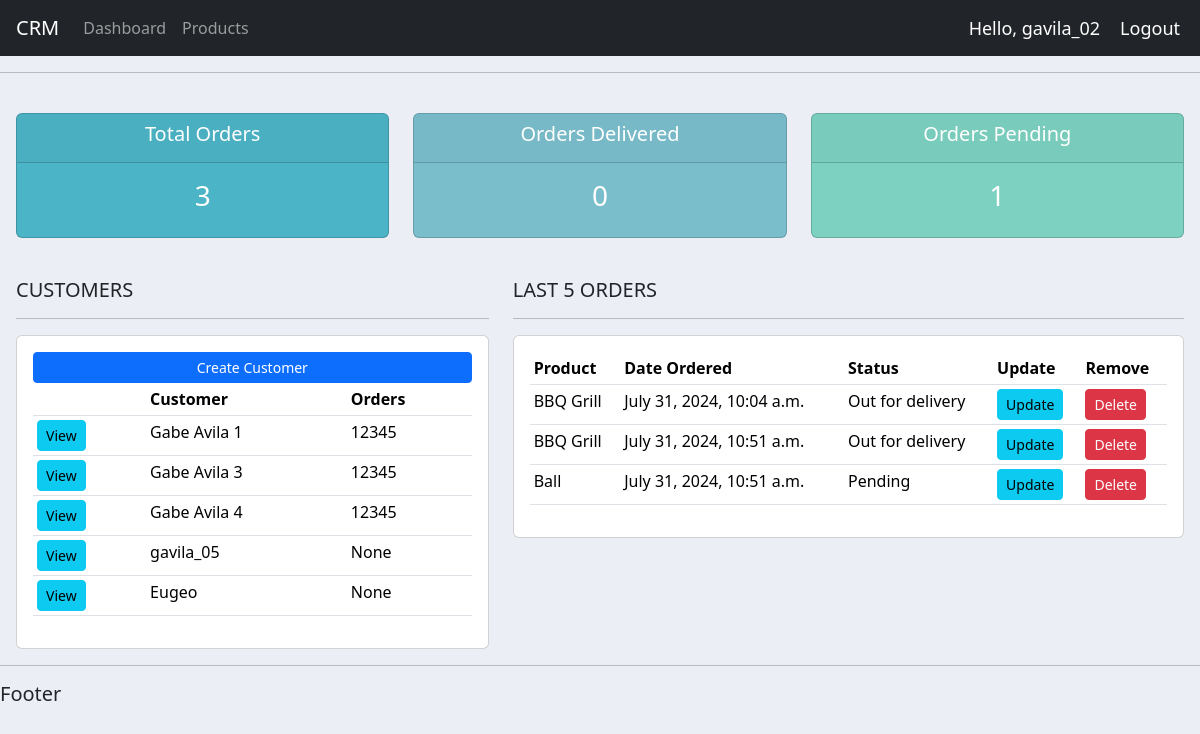
The app's page / (signed in) with its own data.
### accounts/models.py (models this page shows, shortened)
class Customer(models.Model):
    user = models.OneToOneField(User, null=True, blank=True, on_delete=models.CASCADE)
    name = models.CharField(max_length=64, null=True)
    phone = models.CharField(max_length=64, null=True)
    email = models.CharField(max_length=64, null=True)
    profile_pic = models.ImageField(default="pfp.png", null=True, blank=True)
    date_created = models.DateTimeField(auto_now_add=True, null=True)

class Order(models.Model):
    STATUS = (
        ('Pending', 'Pending'),
        ('Out for delivery', 'Out for delivery'),
        ('Delivered', 'Delivered')
    )
    customer = models.ForeignKey(Customer, null=True, on_delete=models.SET_NULL, related_name='orders')
    product = models.ForeignKey(Product, null=True, on_delete=models.SET_NULL, related_name='orderBelongingTo')
    date_created = models.DateTimeField(auto_now_add=True, null=True)
    status = models.CharField(max_length=64, null=True, choices=STATUS)
    note = models.CharField(max_length=64, null=True)

class Product(models.Model):
    CATEGORY = (
            ('Indoor', 'Indoor'),
            ('Outdoor', 'Outdoor')
    )
    name = models.CharField(max_length=64, null=True)
    price = models.FloatField(null=True)
    category = models.CharField(max_length=64, null=True, choices=CATEGORY)
    description = models.CharField(max_length=64, null=True, blank=True)
    tags = models.ManyToManyField(Tag)
    date_created = models.DateTimeField(auto_now_add=True, null=True)
    def __str__(self):
        return self.name

### accounts/decorators.py (the view)
    def wrapper_function(request, *args, **kwargs):
        group = None
        if request.user.groups.exists():
            group = request.user.groups.all()[0].name
        if group == 'customer':
            return HttpResponseRedirect(reverse('accounts:userPage'))
        if group == 'admin':
            return view_func(request, *args, **kwargs)

### accounts/views.py (called while the page is built)
@login_required(login_url='accounts:login')
@admin_only
def home(request):
    orders= Order.objects.all()
    customers= Customer.objects.all()
    total_customers = customers.count()
    total_orders = orders.count()
    delivered = orders.filter(status='Delivered').count()
    pending = orders.filter(status='Pending').count()
    context = {'orders': orders, 'customers': customers,
                'total_customers': total_customers, 'total_orders': total_orders,
                'delivered': delivered, 'pending': pending}
    return render(request, 'accounts/dashboard.html', context)

### accounts/templates/accounts/dashboard.html
{% extends 'accounts/main.html' %}
{% block content %}
{% include 'accounts/status.html' %}
<br>
<div class="row">
    <div class="col-md-5">
        <h5>CUSTOMERS</h5>
        <hr>
        <div class="card card-body">
            <a class="btn btn-primary btn-sm btn-block" href="">Create Customer</a>
            <table class="table table-sm">
                <tr>
                    <th></th>
                    <th>Customer</th>
                    <th>Orders</th>
                </tr>
                {% for customer in customers %}
                <tr>
                    <td><a class="btn btn-sm btn-info" href="{% url 'accounts:customers' customer.id %}">View</a></td>
                    <td>{{ customer.name }}</td>
                    <td>{{ customer.phone }}</td>
                </tr>
                {% endfor %}
            </table>
        </div>
    </div>
    <div class="col-md-7">
        <h5>LAST 5 ORDERS</h5>
        <hr>
        <div class="card card-body">
            <table class="table table-sm">
                <tr>
                    <th>Product</th>
                    <th>Date Ordered</th>
                    <th>Status</th>
                    <th>Update</th>
                    <th>Remove</th>
                </tr>
                {% for order in orders %}
                <tr>
                    <td>{{ order.product }}</td>
                    <td>{{ order.date_created }}</td>
                    <td>{{ order.status }}</td>
                    <td><a class="btn btn-sm btn-info" href="{% url 'accounts:update_order' order.id %}">Update</a></td>
                    <td><a class="btn btn-sm btn-danger" href="{% url 'accounts:delete_order' order.id %}">Delete</a></td>
                </tr>
                {% endfor %}
            </table>
        </div>
    </div>
</div>
{% endblock %}

### accounts/templates/accounts/navbar.html (shortened to what this page needs)
<nav class="navbar navbar-expand-lg navbar-dark bg-dark">
    <a class="navbar-brand ms-3" href="#">CRM</a>
    <div class="collapse navbar-collapse" id="navbarNav">
        <ul class="navbar-nav">
            {% if request.user.is_staff %}
                <li class="nav-item active">
                <a class="nav-link" href="{% url 'accounts:home' %}">Dashboard</a>
                </li>
                <li class="nav-item">
                <a class="nav-link" href="{% url 'accounts:products' %}">Products</a>
                </li>
            {% else %}
                <li class="nav-item">
                    <a class="nav-link" href="{% url 'accounts:account' %}">Settings</a>
                </li>
            {% endif %}
        </ul>
    </div>
    <span class="hello-msg">Hello, {{ request.user }}</span>
    <span><a class="logout-btn" href="{% url 'accounts:logout' %}">Logout</a></span>
</nav>
<hr>

### accounts/static/css/styles.css (style rules this page uses)
body { background-color: #ebeff5; }

### accounts/templates/accounts/navbar.html (style rules this page uses)
.hello-msg, .logout-btn { font-size: 18px; color: white; margin-right: 20px; text-decoration: none; }

### records on screen
Customer: name "Gabe Avila 1", phone "12345"
Customer: name "Gabe Avila 3", phone "12345"
Customer: name "Gabe Avila 4", phone "12345"
Customer: name "gavila_05", phone "None"
Customer: name "Eugeo", phone "None"
Order: product "BBQ Grill", date_created "July 31, 2024, 10:04 a.m.", status "Out for delivery"
Order: product "BBQ Grill", date_created "July 31, 2024, 10:51 a.m.", status "Out for delivery"
Order: product "Ball", date_created "July 31, 2024, 10:51 a.m.", status "Pending"

### other values on screen
{{ request.user }} "gavila_02"
{{ total_orders }} "3"
{{ delivered }} "0"
{{ pending }} "1"
